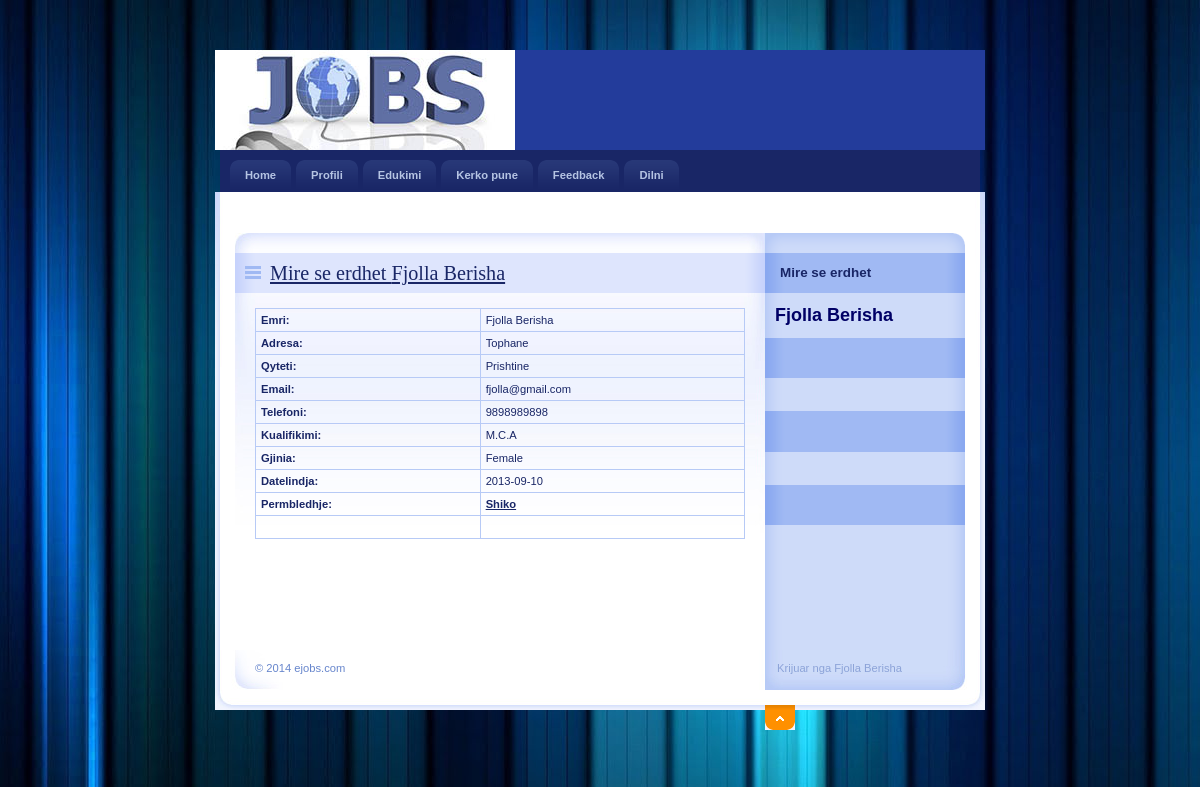
Screenshot of /Punekerkuesi/Profili.php (signed in) with the database file from the repository.
### tables this page shows
CREATE TABLE IF NOT EXISTS `punekerkuesit` (
  `KerkoPunId` int(11) NOT NULL AUTO_INCREMENT,
  `PunkerkuesEmri` varchar(20) NOT NULL,
  `Adresa` varchar(100) NOT NULL,
  `Qyteti` varchar(20) NOT NULL,
  `Email` varchar(40) NOT NULL,
  `Telefoni` bigint(20) NOT NULL,
  `Kualifikimi` varchar(20) NOT NULL,
  `Gjinia` varchar(10) NOT NULL,
  `Datelindja` date NOT NULL,
  `Permbledhje` varchar(200) NOT NULL,
  `Status` varchar(10) NOT NULL,
  `UserName` varchar(20) NOT NULL,
  `Password` varchar(20) NOT NULL,
  `Pyetja` varchar(100) NOT NULL,
  `Pergjigjja` varchar(50) NOT NULL,
  PRIMARY KEY (`KerkoPunId`),
  KEY `JobSeekId` (`KerkoPunId`)
);

### Punekerkuesi/Profili.php (the view, shortened to what this page needs)
<html>
<head>
    <link rel="stylesheet" media="screen,projection" type="text/css" href="./css/main.css" />
</head>
<body id="www-url-cz">
<div id="main" class="box">
<?php
include "Header.php"
?>
<?php
include "Menyja.php"
?>
    <div id="page" class="box">
    <div id="page-in" class="box">
        <div id="strip" class="box noprint">
            <p id="breadcrumbs">&nbsp;</p>
        </div>
        <div id="content">
            <div class="article">
                <h2><span><a href="#">Mire se erdhet <?php echo $_SESSION['Name'];?></a></span></h2>
<?php
$ID=$_SESSION['ID'];
$con = mysql_connect("localhost","root","123456");
$sql = "select * from punekerkuesit where KerkoPunId='".$ID."'  ";
$result = mysql_query($sql,$con);
$row = mysql_fetch_array($result)
?>
                <table width="100%" border="1" cellspacing="2" cellpadding="2">
                  <tr>
                    <td><strong>Emri:</strong></td>
                    <td><?php echo $row['PunkerkuesEmri'];?></td>
                  </tr>
                  <tr>
                    <td><strong>Adresa:</strong></td>
                    <td><?php echo $row['Adresa'];?></td>
                  </tr>
                  <tr>
                    <td><strong>Qyteti:</strong></td>
                    <td><?php echo $row['Qyteti'];?></td>
                  </tr>
                  <tr>
                    <td><strong>Email:</strong></td>
                    <td><?php echo $row['Email'];?></td>
                  </tr>
                  <tr>
                    <td><strong>Telefoni:</strong></td>
                    <td><?php echo $row['Telefoni'];?></td>
                  </tr>
                  <tr>
                    <td><strong>Kualifikimi:</strong></td>
                    <td><?php echo $row['Kualifikimi'];?></td>
                  </tr>
                  <tr>
                    <td><strong>Gjinia:</strong></td>
                    <td><?php echo $row['Gjinia'];?></td>
                  </tr>
                  <tr>
                    <td><strong>Datelindja:</strong></td>
                    <td><?php echo $row['Datelindja'];?></td>
                  </tr>
                  <tr>
                    <td><strong>Permbledhje:</strong></td>
                    <td><a href="../upload/<?php echo $row['Permbledhje'];?>" target="_blank"><strong>Shiko</strong></a></td>
                  </tr>
                  <tr>
                    <td>&nbsp;</td>
                    <td>&nbsp;</td>
                  </tr>
                </table>
              <p>&nbsp;</p>
                <p class="btn-more box noprint">&nbsp;</p>
          </div>
        </div>
<?php
include "Aside.php"
?>
    </div>
    </div>
<?php
include "footer.php"
?>
</div>
</body>
</html>

### Punekerkuesi/css/main.css (style rules this page uses)
* { min-height:1px; }
body { border:0; margin:0; padding:0; background:#233C9B url("../design/3.jpg"); font:70%/160% "verdana",sans-serif; color:#192666; _text-align:center; }
a { color:#192666; }
p { border:0; margin:15px 0; padding:0; }
div { display:block; border:0; margin:0; padding:0; }
h1, h2, h3, h4, h5 { border:0; margin:15px 0 10px 0; padding:0; font-weight:bold; }
h2 { font-size:180%; line-height:100%; font-family:"georgia",serif; font-weight:normal; }
table { display:table; border-collapse:collapse; margin:15px 0; padding:0; border:1px solid #B7CAF6; font-size:100%; }
tr { display:table-row; }
th, td { display: table-cell; border:1px solid #B7CAF6; margin:0; padding:5px; vertical-align:top; text-align:left; }
a, img, span { border:0; margin:0; padding:0; }
strong, .strong { font-weight:bold; }
.box { min-height:1px; _height:1px; }
.box:after { content:"."; display:block; line-height:0px; font-size:0px; visibility:hidden; clear:both; }
#main { width:770px; margin:50px auto 0 auto; _text-align:left; }
#page { width:770px; min-height:1px; background:#FFF url("../design/bg_page.gif") 0 0 repeat-y; _height:1px; }
#page-in { min-height:1px; padding:10px 0; background:url("../design/bg_page_in.jpg") 0 0 no-repeat; _height:1px; }
#strip { position:relative; clear:both; padding:3px 20px 10px 20px; color:#6182D1; }
#strip p { margin:0; }
#strip #breadcrumbs { width:520px; margin:0; padding:0; }
#content { float:left; width:530px; _width:550px; margin:0; padding:0 0 0 20px; }
#content .article { clear:both; margin:0; padding:20px; background:url("../design/content_article_bg.jpg") 0 0 no-repeat; }
#content .article h2 { margin:0 -20px; padding:10px; background:#DEE5FD url("../design/content_title_bg.gif") 0 0 repeat-y; color:#192666; }
#content .article h2 span { background:url("../design/ico_list.gif") 0 50% no-repeat; padding-left:25px; }
#content .article p { text-align:justify; }
#content .btn-more { margin:0 0 15px 0; padding:0; border:0; position:relative; }

### rows the page displays
punekerkuesit: PunkerkuesEmri "Fjolla Berisha", Adresa "Tophane", Qyteti "Prishtine", Email "fjolla@gmail.com", Telefoni "9898989898", Kualifikimi "M.C.A", Gjinia "Female", Datelindja "2013-09-10"

### other values shown
$_SESSION['Name'] "Fjolla Berisha"
